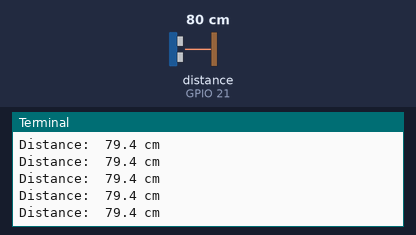
The program below on a simulated Raspberry Pi (BCM pin numbers). On the bench: the last lines printed to the terminal. The inputs (shaded band) are chosen by the test bench; at power-on: distance to the obstacle (sensor on GPIO 21) 80 cm. The echo pulse lasts 58.3 µs per cm; the clock reads 2024-03-15 10:24:30 at power-on unless the program sets it.

Above: at 1.2 s.
1.3 s: distance to the obstacle (sensor on GPIO 21) set to 2 cm
At 1.59 s:
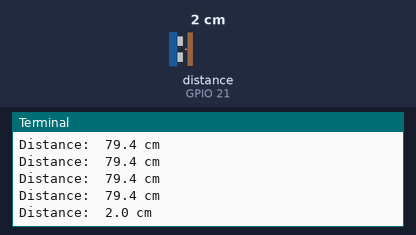
2.8 s: distance to the obstacle (sensor on GPIO 21) set to 4 cm
At 2.8 s:
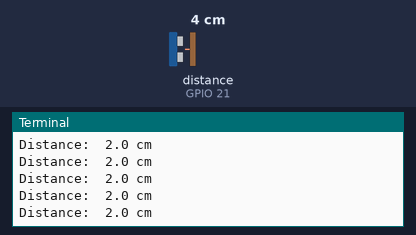
Timing chart, 0 to 5.8 s (numbered marks = the images above; inputs shaded):
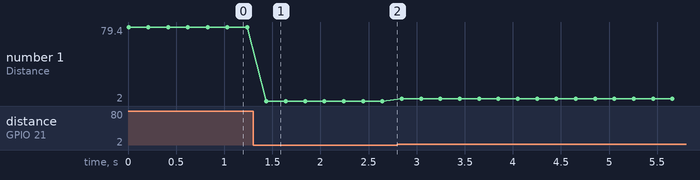

The program:

1.Ultrasonic_sensor.py
```python
'''
* 라즈베리파이 센서 키트 Ultrasonic sensor 동작 예제
*
* 본 예제는 Ultrasonic sensor(초음파 거리측정)의 예제로 초음파 센서와 물체의 거리를 터미널 창으로 실시간 출력해 줍니다.
*
* 사용 소자 : Ultrasonic 센서
* VCC 핀  : 5V | GND 핀 : GND
* TRIG핀  : GPIO 38번 | BCM : 20
* ECHO핀  : GPIO 40번 | BCM : 21
*
* ※ 모듈 및 LED 연결 시 극성에 주의해 주도록 합니다.
* 초음파 센서는 센서에서 초음파를 방출, 다시 되돌아오는 시간을 측정합니다.
* 이를 이용해 앞에 있는 물체와의 거리를 계산, 측정할 수 있습니다.
*
* 키트 정보 : https://www.eleparts.co.kr/EPXDTWR8
'''
import RPi.GPIO as GPIO
import time

TRIG = 20 # Trig 핀 BCM 번호 정의
ECHO = 21 # ECHO 핀 BCM 번호 정의

GPIO.setmode(GPIO.BCM)

# GPIO.setwarnings (False)  #GPIO 사용중 경고 비활성화 명령, GPIO.cleanup() 사용 시 불필요

GPIO.setup(TRIG, GPIO.OUT)
GPIO.setup(ECHO, GPIO.IN)

try :

    while True :

        GPIO.output(TRIG, False)
        time.sleep(0.00001)

        GPIO.output(TRIG, True)                   # 10us 초음파 방사
        time.sleep(0.00001)
        GPIO.output(TRIG, False)

        while(GPIO.input(ECHO) == 0):             # 초음파 송신 시간
            pulse_start = time.time()

        while(GPIO.input(ECHO) == 1):             # 초음파 수신 시간
            pulse_end = time.time()

        pulse_duration = pulse_end - pulse_start  # 초음파 총 이동 시간 계산

        distance = pulse_duration * (34000 / 2)   # 초음파 이동 시간으로 거리 계산 (공기 중 초음파 속도 약 340m/s, 이동거리/2)
        distance = round(distance, 1)

        print("Distance: ", distance, "cm")

        time.sleep(0.2)

finally:
        GPIO.cleanup()      # GPIO 상태 초기화, 없을 경우 예제 재 실행 시 사용중인 GPIO 경고 발생 
```

Measured:
- after the input at 1.3 s, the terminal: prints a new line after 0.14 s (image 1)
- plotted number 1: 79.4 → 2 after the input at 1.3 s, 2 → 4.1 after the input at 2.8 s
